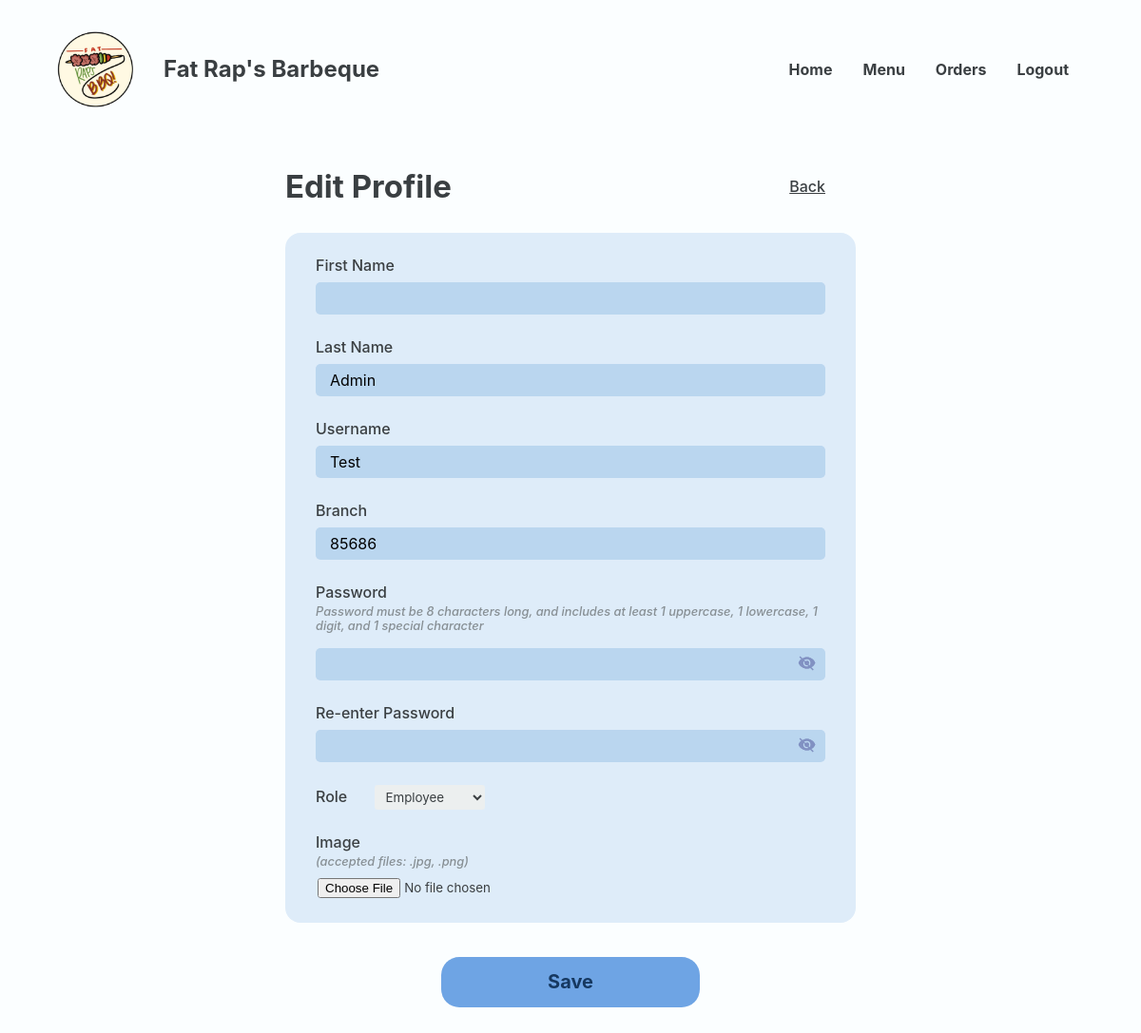
Screenshot of /Website/admin-edit-profile.php?PRSN_ID=16&EMP_ID=999 (signed in) with the database file from the repository.
### tables this page shows
CREATE TABLE `employee` (
  `EMP_ID` int(18) UNSIGNED NOT NULL,
  `PRSN_ID` int(18) NOT NULL,
  `EMP_FNAME` varchar(50) NOT NULL,
  `EMP_LNAME` varchar(50) NOT NULL,
  `EMP_IMAGE` varchar(250) NOT NULL,
  `EMP_BRANCH` varchar(50) NOT NULL,
  `EMP_STATUS` varchar(20) NOT NULL
);

CREATE TABLE `person` (
  `PRSN_ID` int(18) UNSIGNED NOT NULL,
  `PRSN_NAME` varchar(20) NOT NULL,
  `PRSN_EMAIL` varchar(35) NOT NULL,
  `PRSN_PASSWORD` varchar(250) NOT NULL,
  `PRSN_PHONE` varchar(11) NOT NULL,
  `PRSN_ROLE` varchar(11) NOT NULL
);

### Website/admin-edit-profile.php (the view, shortened to what this page needs)
<?php
@include 'constants.php';
$EMP_ID = $_GET['EMP_ID'];
?>
<!DOCTYPE html>
<html lang="en">
<head>
    <link rel="stylesheet" href="header-styles.css">
    <link rel="stylesheet" href="admin-styles.css">
    <link href='https://unpkg.com/boxicons@2.1.4/css/boxicons.min.css' rel='stylesheet'>
</head>
<body>
    <header class="backend">
        <div class="header-container">
            <div class="website-title">
                <img id="logo" src="images/client-logo.png">
                <div class="text">
                    <h1>Fat Rap's Barbeque</h1>
                </div>
            </div>
            <ul class='menubar'>
                <li><a href="<?php echo SITEURL; ?>admin-home.php">Home</a></li>
                <li><a href="<?php echo SITEURL; ?>admin-inventory.php">Menu</a></li>
                <li><a href="<?php echo SITEURL; ?>admin-new-orders.php">Orders</a></li>
                <?php
                if (isset($_SESSION['prsn_id'])) {
                ?>
                    <li><a href="<?php echo SITEURL; ?>logout.php">Logout</a>
                    </li>
                <?php
                } else {
                ?>
                    <li><a href="<?php echo SITEURL; ?>login-page.php">Login</a></li>
                <?php
                }
                ?>
            </ul>
        </div>
    </header>
    <main>
        <section class="section add-edit-menu">
            <div class="container">
                <div class="section-wrapper">
                    <div class="section-heading row back">
                        <h2>Edit Profile</h2>
                        <a href="<?php echo SITEURL; ?>admin-profile.php">Back</a>
                    </div>
                    <section class="section-body">
                        <section class="main-section column">
                            <form id="form" class="column" method="post" enctype="multipart/form-data" onsubmit="return validateInputs()">
                                <?php
                                $sql = "SELECT * FROM person, employee WHERE employee.PRSN_ID = person.PRSN_ID AND EMP_ID = '$EMP_ID'";
                                $res = mysqli_query($conn, $sql);
                                $count = mysqli_num_rows($res);
                                if ($count > 0) {
                                    while ($row = mysqli_fetch_assoc($res)) {
                                        $EMP_FNAME = $row['EMP_FNAME'];
                                        $EMP_LNAME = $row['EMP_LNAME'];
                                        $PRSN_EMAIL = $row['PRSN_EMAIL'];
                                        $EMP_BRANCH = $row['EMP_BRANCH'];
                                ?>
                                        <div class="block">
                                            <div class="form-field">
                                                <div class="form-field-input input-control">
                                                    <label for="first-name">First Name</label>
                                                    <input name="first-name" id="first-name" class="js-user" type="text" value="<?php echo $EMP_FNAME ?>">
                                                </div>
                                                <div class="form-field-input input-control">
                                                    <label for="last-name">Last Name</label>
                                                    <input name="last-name" id="last-name" class="js-user" type="text" value="<?php echo $EMP_LNAME ?>">
                                                </div>
                                                <div class="form-field-input input-control">
                                                    <label for="username">Username</label>
                                                    <input name="username" id="username" class="js-user" type="text" value="<?php echo $PRSN_EMAIL ?>">
                                                </div>
                                                <div class="form-field-input input-control">
                                                    <label for="branch">Branch</label>
                                                    <input name="branch" id="branch" class="js-user" type="text" value="<?php echo $EMP_BRANCH ?>">
                                                </div>
                                                <div class="form-field-input">
                                                    <div class="with-desc">
                                                        <label for="password">Password</label>
                                                        <p>Password must be 8 characters long, and includes at least 1 uppercase, 1 lowercase, 1 digit, and 1 special character</p>
                                                    </div>
                                                    <div class="input-container input-control">
                                                        <input class="js-pass" type="password" id="password" name="password">
                                                        <span onclick="togglePassword('password')">
                                                        </span>
                                                    </div>
                                                </div>
                                                <div class="form-field-input">
                                                    <label for="cpassword">Re-enter Password</label>
                                                    <div class="input-container input-control">
                                                        <input class="js-cpass" type="password" id="cpassword" name="cpassword">
                                                        <span onclick="togglePassword('cpassword')">
                                                        </span>
                                                    </div>
                                                </div>
                                                <div class="form-field-input">
                                                    <label for="role">Role</label>
                                                    <select class="dropdown" name="role" id="role" required>
                                                        <option value="Employee">Employee</option>
                                                    </select>
                                                </div>
                                                <div class="form-field-input">
                                                    <label for="valid-id">Image</label>
                                                    <p class="label-desc">(accepted files: .jpg, .png)</p>
                                                    <input class="image" type="file" name="image" id="image">
                                                </div>
                                            </div>
                                        </div>
                                <?php
                                    }
                                }
                                ?>
                                <button class="big-btn" type="submit" name="submit" type="submit">Save</button>
                            </form>
                        </section>
                    </section>
                </div>
            </div>
        </section>
    </main>
</body>
</html>

### Website/header-styles.css (style rules this page uses)
*, *::before, *::after { margin: 0; padding: 0; box-sizing: border-box; font-family: inherit; }
:root { --bg:#F2FFE1; --primary:#f3d95c; --text:#3A001E; --text2: #FA3F1F; --input-bg:#F7F3DC; --eye-icon:#CEC699; --block: #4ADE5D; --block-p:#277B32; --block-h1: #0F4C17; --form-bg: #FFFDEF; --header-text: #3A001E; }
body { font-family: 'Inter', sans-serif; }
header, footer { width: 100%; display: flex; justify-content: center; align-items: center; }
header { height: 8rem; position: fixed; top: 0; z-index: 100; color: var(--header-text); background-color: var(--bg); }
header.backend { color: #3A3F42; background-color: #FBFEFF; }
.header-container, .footer-container { margin-inline: auto; margin-top: 2rem; margin-bottom: 0.9rem; width: 90%; max-width: 1200px; display: flex; justify-content: space-between; align-items: center; }
.website-title { display: flex; align-items: center; }
header img { width: 80px; position: relative; }
header .text { margin-left: 2rem; display: flex; flex-direction: column; gap: 0; }
header h1 { white-space: nowrap; font-size: 1.5rem; }
li > a { color: inherit; text-decoration: none; }
.menubar { display: flex; flex-direction: row; list-style-type: none; margin: 0; padding: 0; }
.menubar > li { font-weight: bold; margin: 0 1rem; overflow: hidden; }

### Website/admin-styles.css (style rules this page uses)
*, *::before, *::after { margin: 0; padding: 0; box-sizing: border-box; font-family: inherit; }
:root { --bg:#EDE9D0; --primary:#F5D636; --active-primary:#EDCB1C; --input-bg:#F7F3DC; --form-bg: #FFFDEF; --available:#A8D991; --available-text:#304D23; --fully-booked:#C13B24; --fully-booked-text:var(--text); --closed:#3B3B3B; --closed-text:#A9A9A9; --product-info-bg: #C13B24; --light-text: #FEFBEA; --text:#3A3F42; --light-blue: #DEECF9; --darker-row: #deecf94f; --sidemenu-blue: #6EA4E4; --sidemenu-blue-hover: #5790D5; --sidemenu-blue-text: #163860; --db-highlight-blue: #93CBFF; --gray: #878F94; --accept-green: #78D35A; --reject-red: #DA523B; }
html { color: var(--text); }
body { font-family: 'Inter', sans-serif; font-weight: 500; min-height: 100vh; color: #3A3F42; background-color: #FBFEFF; }
main { padding-top: 8rem; }
.section { width: 100%; display: flex; justify-content: center; align-items: center; }
.container { max-width: 1200px; width: 90%; margin: clamp(1rem, 5vw, 3rem) auto; margin-bottom: 5rem; }
.section-heading { display: flex; flex-direction: column; gap: 0.5rem; margin-bottom: 1.8rem; }
.row { display: flex; flex-direction: row; align-items: center; }
.back { justify-content: space-between; }
.back a { margin-right: 2rem; color: var(--text); font-weight: 500; }
.section-heading h2 { font-size: 2.0625rem; }
.dropdown { background-color: #ECEFEF; color: var(--text); padding: 4px 8px; min-width: 7.25rem; border-radius: 3px; border: none; margin-left: 1.5rem; }
.main-section { min-width: 5rem; }
.column { display: flex; flex-direction: column; }
button { display: inline-block; border: none; outline: none; padding: 0; cursor: pointer; }
.side-menu .inventory-box, .view, .big-btn { display: block; background-color: var(--sidemenu-blue); padding: 0.9rem 1.1rem; font-size: 1rem; color: var(--sidemenu-blue-text); }
.big-btn { border-radius: 1.2rem; width: max-content; min-width: 17rem; margin: 0 auto; font-weight: bold; font-size: 1.25rem; margin-top: 2.25rem; text-decoration: none; text-align: center; }
.block { background-color: var(--light-blue); border-radius: 1rem; padding: 1.5rem; }
.form-field { display: grid; gap: 1.5rem; }
.form-field-input { position: relative; }
form input { border-radius: 5px; border: 2px solid transparent; outline: none; transition: .3s ease; }
.form-field-input input:not(.image) { width: 100%; padding: 5px 13px; background: #BAD6EF; font-size: 1rem; margin-top: 8px; }
input.image { width: 100%; }
.form-field-input p { font-style: italic; font-size: 0.8rem; color: var(--gray); margin-top: 3px; margin-bottom: 8px; }
.form-field-input label { color: var(--text); }
.form-field-input .with-desc { display: flex; flex-direction: column; }
.input-container { position: relative; }
.input-container .showpass, .input-container .hidepass { color: #8191c2; position: absolute; font-size: 1.2rem; right: 10px; top: 35%; cursor: pointer; }
.input-control { position: relative; }
.section-wrapper { max-width: 600px; margin: 0 auto; }
.block { width: 100%; padding: 1.5rem 2rem; }
.add-edit-menu .big-btn { width: 35%; }

### rows the page displays
employee: last-name "Admin", username "Test", branch "85686"
